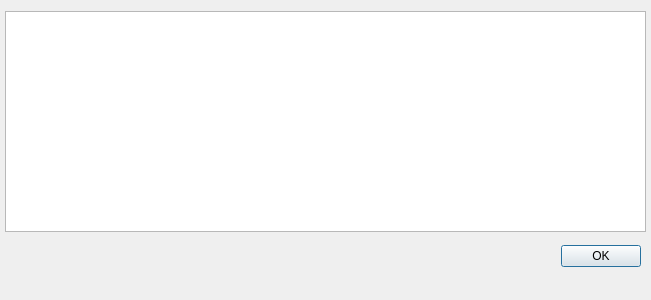
<?xml version="1.0" encoding="UTF-8"?>
<ui version="4.0">
 <class>DownloadList</class>
 <widget class="QDialog" name="DownloadList">
  <property name="geometry">
   <rect>
    <x>0</x>
    <y>0</y>
    <width>651</width>
    <height>300</height>
   </rect>
  </property>
  <property name="windowTitle">
   <string>Спіс змененых файлаў</string>
  </property>
  <widget class="QDialogButtonBox" name="buttonBox">
   <property name="geometry">
    <rect>
     <x>300</x>
     <y>240</y>
     <width>341</width>
     <height>32</height>
    </rect>
   </property>
   <property name="orientation">
    <enum>Qt::Horizontal</enum>
   </property>
   <property name="standardButtons">
    <set>QDialogButtonBox::Ok</set>
   </property>
  </widget>
  <widget class="QListWidget" name="listWidget">
   <property name="geometry">
    <rect>
     <x>5</x>
     <y>11</y>
     <width>641</width>
     <height>221</height>
    </rect>
   </property>
   <property name="lineWidth">
    <number>2</number>
   </property>
  </widget>
 </widget>
 <resources/>
 <connections>
  <connection>
   <sender>buttonBox</sender>
   <signal>accepted()</signal>
   <receiver>DownloadList</receiver>
   <slot>accept()</slot>
   <hints>
    <hint type="sourcelabel">
     <x>248</x>
     <y>254</y>
    </hint>
    <hint type="destinationlabel">
     <x>157</x>
     <y>274</y>
    </hint>
   </hints>
  </connection>
  <connection>
   <sender>buttonBox</sender>
   <signal>rejected()</signal>
   <receiver>DownloadList</receiver>
   <slot>reject()</slot>
   <hints>
    <hint type="sourcelabel">
     <x>316</x>
     <y>260</y>
    </hint>
    <hint type="destinationlabel">
     <x>286</x>
     <y>274</y>
    </hint>
   </hints>
  </connection>
 </connections>
</ui>
